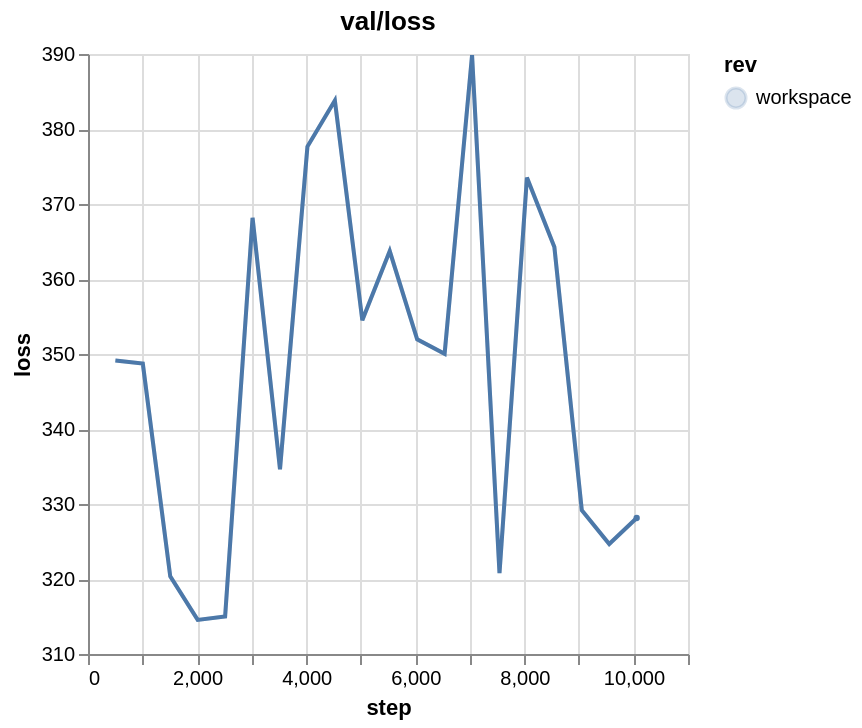

This figure's Vega-Lite source:
### Vega-Lite specification from a JSON file in a GitHub repository (floating-point values rounded to 4 significant figures)
{"$schema": "https://vega.github.io/schema/vega-lite/v5.json", "data": {"values": [{"step": "502", "loss": "349.1343078613281", "rev": "workspace"}, {"step": "1005", "loss": "348.7154541015625", "rev": "workspace"}, {"step": "1508", "loss": "320.3437805175781", "rev": "workspace"}, {"step": "2011", "loss": "314.54571533203125", "rev": "workspace"}, {"step": "2514", "loss": "315.0047912597656", "rev": "workspace"}, {"step": "3017", "loss": "368.1565246582031", "rev": "workspace"}, {"step": "3520", "loss": "334.61566162109375", "rev": "workspace"}, {"step": "4023", "loss": "377.665283203125", "rev": "workspace"}, {"step": "4526", "loss": "383.80322265625", "rev": "workspace"}, {"step": "5029", "loss": "354.4990234375", "rev": "workspace"}, {"step": "5532", "loss": "363.71893310546875", "rev": "workspace"}, {"step": "6035", "loss": "351.9649658203125", "rev": "workspace"}, {"step": "6538", "loss": "350.0374450683594", "rev": "workspace"}, {"step": "7041", "loss": "389.85205078125", "rev": "workspace"}, {"step": "7544", "loss": "320.78009033203125", "rev": "workspace"}, {"step": "8047", "loss": "373.5292663574219", "rev": "workspace"}, {"step": "8550", "loss": "364.2698059082031", "rev": "workspace"}, {"step": "9053", "loss": "329.1676940917969", "rev": "workspace"}, {"step": "9556", "loss": "324.6686096191406", "rev": "workspace"}, {"step": "10059", "loss": "328.12872314453125", "rev": "workspace"}]}, "title": "val/loss", "width": 300, "height": 300, "params": [{"name": "smooth", "value": 0.001, "bind": {"input": "range", "min": 0.001, "max": 1, "step": 0.001}}], "layer": [{"mark": "line", "encoding": {"x": {"field": "step", "type": "quantitative", "title": "step"}, "y": {"field": "loss", "type": "quantitative", "title": "loss", "scale": {"zero": false}}, "color": {"field": "rev", "type": "nominal"}, "tooltip": [{"field": "step", "title": "step", "type": "quantitative"}, {"field": "loss", "title": "loss", "type": "quantitative"}]}, "transform": [{"loess": "loss", "on": "step", "groupby": ["rev", "filename", "field", "filename::field"], "bandwidth": {"signal": "smooth"}}]}, {"mark": {"type": "line", "opacity": 0.2}, "encoding": {"x": {"field": "step", "type": "quantitative", "title": "step"}, "y": {"field": "loss", "type": "quantitative", "title": "loss", "scale": {"zero": false}}, "color": {"field": "rev", "type": "nominal"}, "tooltip": [{"field": "step", "title": "step", "type": "quantitative"}, {"field": "loss", "title": "loss", "type": "quantitative"}]}}, {"mark": {"type": "circle", "size": 10, "tooltip": {"content": "encoding"}}, "encoding": {"x": {"aggregate": "max", "field": "step", "type": "quantitative", "title": "step"}, "y": {"aggregate": {"argmax": "step"}, "field": "loss", "type": "quantitative", "title": "loss", "scale": {"zero": false}}, "color": {"field": "rev", "type": "nominal"}}}]}
